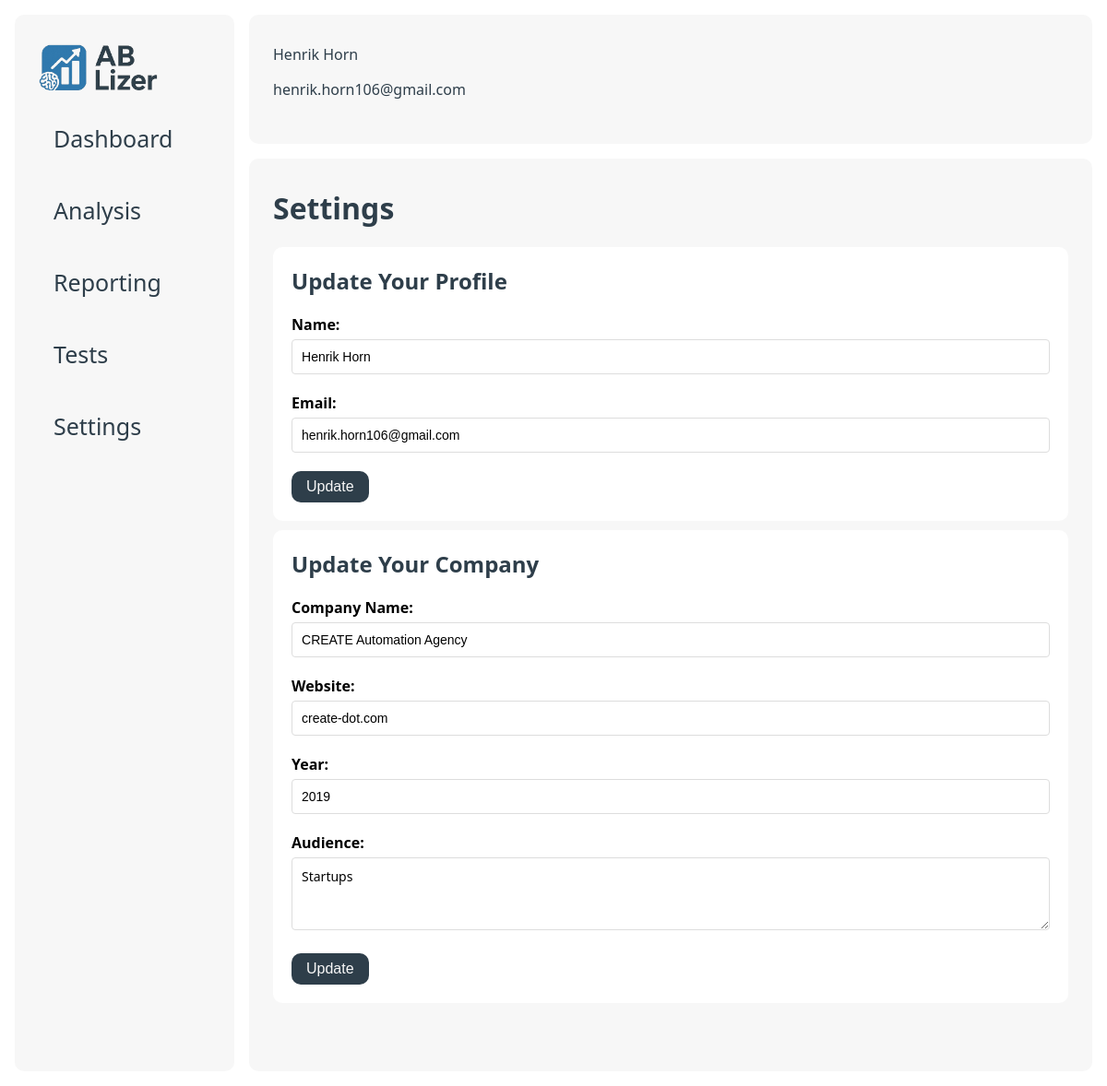
The app's page /settings/1 with its own data.
### data/models.py (models this page shows)
class users(db.Model):
    __tablename__ = 'users'
    id = db.Column(db.Integer, primary_key=True)
    company_id = db.Column(db.Integer, db.ForeignKey('companies.id'), nullable=False)
    name = db.Column(db.String(255), nullable=False)
    email = db.Column(db.String(255), nullable=False)

class companies(db.Model):
    __tablename__ = 'companies'
    id = db.Column(db.Integer, primary_key=True)
    name = db.Column(db.String(255), nullable=False)
    year = db.Column(db.Integer, nullable=False)
    audience = db.Column(db.Text, nullable=False)
    website = db.Column(db.String(255), nullable=False)
    __repr__ = lambda self: f'<User {self.name}>'
    __str__ = lambda self: f'{self.name} - {self.email}'

### app.py (the view)
@app.route("/settings/<int:user_id>")
def settings(user_id):
    user = db_manager.get_user(user_id)
    company = db_manager.get_company(user.company_id)
    return render_template("settings.html",
                           user=user,
                           company=company
                           )

### data/db_manager.py (called while the page is built)
    def get_user(self, user_id):
        return users.query.filter_by(id=user_id).first()

    def get_company(self, company_id):
        return companies.query.filter_by(id=company_id).first()

### templates/settings.html
{% extends "base.html" %}
{% block content %}
    <div class="hero">
        <h1>Settings</h1>
    </div>
    <div class="card long">
        <h2>Update Your Profile</h2>
        <form method="post" action="{{ url_for('update_user', user_id=user.id) }}">
            <div class="form-group">
                <label for="name">Name:</label>
                <input type="text" name="name" value="{{ user.name }}">
            </div>
            <div class="form-group">
                <label for="email">Email:</label>
                <input type="text" name="email" value="{{ user.email }}">
            </div>
            <button type="submit">Update</button>
        </form>
    </div>
    <div class="card long">
        <h2>Update Your Company</h2>
        <form method="post" action="{{ url_for('update_company', user_id=user.id, company_id=company.id) }}">
            <div class="form-group">
                <label for="company_name">Company Name:</label>
                <input type="text" name="company_name" value="{{ company.name }}">
            </div>
            <div class="form-group">
                <label for="website">Website:</label>
                <input type="text" name="website" value="{{ company.website }}">
            </div>
            <div class="form-group">
                <label for="year">Year:</label>
                <input type="text" name="year" value="{{ company.year }}">
            </div>
            <div class="form-group">
                <label for="audience">Audience:</label>
                <textarea type="text" name="audience" rows="3">{{ company.audience }}</textarea>
            </div>
            <button class="btn" type="submit">Update</button>
        </form>
    </div>
{% endblock %}

### templates/base.html (shortened to what this page needs)
<!DOCTYPE html>
<html lang="en">
<head>
    <link href="{{ url_for('static', filename='style.css') }}" rel="stylesheet">
</head>
<body>
<div class="main-wrapper">
    <div class="sidenav" id="mySidenav">
        <div class="sidenav-container">
            <a class="logo" href="/"><img src="{{ url_for('static', filename='logo_ab-lizer.png') }}" height="50px"></a>
            <a href="/">
                <div class="tab">Dashboard</div>
            </a>
            <a href="#">
                <div class="tab">Analysis</div>
            </a>
            <a href="#">
                <div class="tab">Reporting</div>
            </a>
            <a href="/tests/{{ user.id }}">
                <div class="tab">Tests</div>
            </a>
            <a href="/settings/{{ user.id }}">
                <div class="tab">Settings</div>
            </a>
        </div>
    </div>
    <div class="wrapper">
        <nav>
            <div class="container">
                <p>{{ user.name }}</p>
                <p>{{ user.email }}</p>
            </div>
        </nav>
        <main class="container">
            {% block content %}{% endblock %}
        </main>
    </div>
</div>
</body>
</html>

### static/style.css (style rules this page uses)
:root { --primary: #2E3E4A; --secondary: #F7F7F7; --accent: #317AAE; --gradient: linear-gradient(180deg, rgba(25, 82, 133, 1) 0%, rgba(49, 122, 174, 1) 100%); --danger: #ef4444; --bg: #ffffff; --radius: 10px; --shadow: 0 2px 8px rgba(30, 41, 59, 0.06); --font-primary: 'Segoe UI', 'Roboto', Arial, sans-serif; }
* { box-sizing: border-box; }
body { font-family: var(--font-primary); background: var(--bg); margin: 0; padding: 0; }
nav { background: var(--bg); }
main { overflow-y: scroll; }
p { color: var(--primary); }
h1, h2, h3, h4, h5, h6, p { margin-top: 0; color: var(--primary); }
a { color: var(--primary); text-decoration: none; }
.hero { display: flex; justify-content: space-between; align-items: flex-start; }
.main-wrapper { display: flex; padding: 16px; }
.wrapper { width: 100%; height: 100vh; padding-left: 16px; align-self: stretch; gap: 16px; display: flex; flex-direction: column; }
.container { padding: 32px 26px; background: var(--secondary); border-radius: var(--radius); height: 100%; }
.logo { font-size: 1.5rem; font-weight: bold; text-decoration: none; }
button { padding: 8px 16px; border: none; border-radius: var(--radius); font-size: 1rem; cursor: pointer; background: var(--primary); color: var(--secondary); }
input[type="text"] { padding: 8px 12px; border: 1px solid var(--border); border-radius: var(--radius); font-size: 1rem; margin-right: 8px; width: 100%; }
.sidenav { width: 300px; background-color: var(--bg); position: static; height: 100vh; overflow-x: hidden; }
.sidenav a { color: var(--primary); text-decoration: none; font-size: 25px; display: block; }
.sidenav .tab { padding: 16px 16px; color: var(--primary); text-decoration: none; font-size: 25px; display: block; transition: 0.3s; border-radius: var(--radius); }
.sidenav-container { display: flex; flex-direction: column; gap: 12px; background-color: var(--secondary); border-radius: var( --radius); padding: 32px 26px; height: 100%; }
.card { border-radius: var( --radius); padding: 20px; margin-bottom: 10px; width: 200px; background-color: #ffffff; }
.card.long { width: 100%; }
.form-group { margin-bottom: 20px; }
.form-group label { display: block; margin-bottom: 5px; font-weight: 600; }
.form-group input, .form-group textarea { width: 100%; padding: 10px; border: 1px solid #ddd; border-radius: 4px; font-size: 14px; }
textarea { font-family: var(--font-primary); resize: vertical; }

### records on screen
users: name "Henrik Horn", email "henrik.horn106@gmail.com"
companies: company_name "CREATE Automation Agency", website "create-dot.com", year "2019", audience "Startups"
